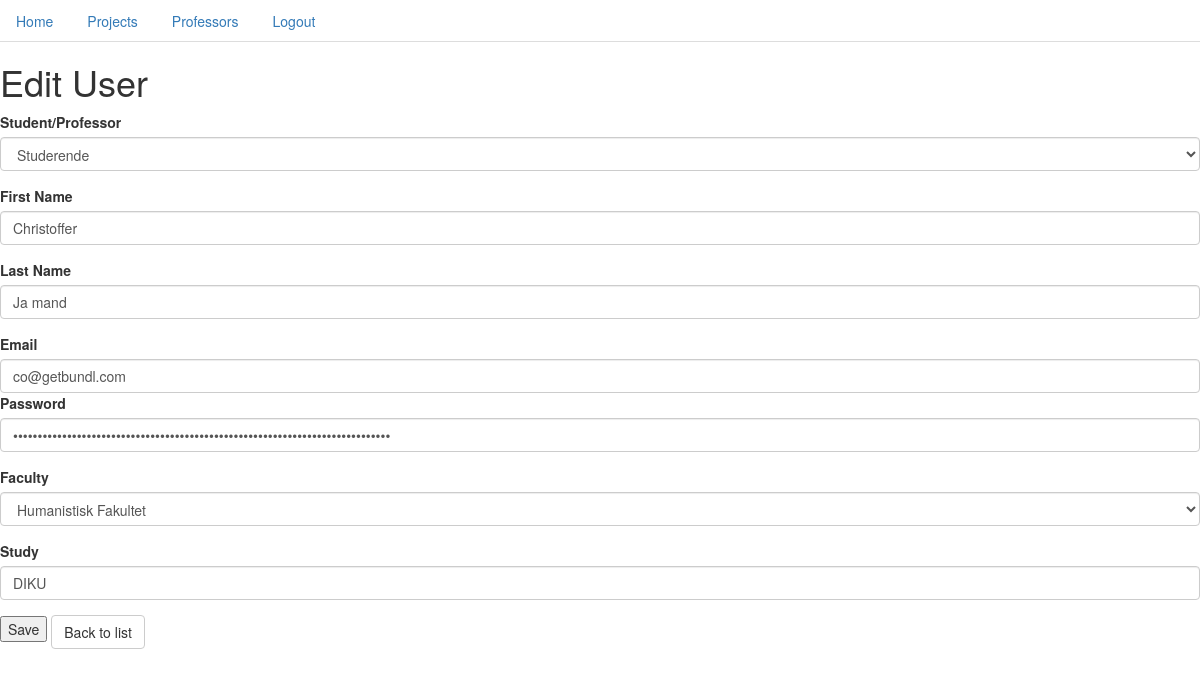
Page /users/edit/2/ on the committed database.
### users/models.py (models this page shows, shortened)
class User(AbstractBaseUser):
    HUMANISTISK = 'HU'
    JURIDISK = 'JU'
    NATURVID = 'NV'
    SAMFUNDVID = 'SAV'
    SUNDHEDVID = 'SUV'
    TEOLOGISK = 'TE'
    FACULTY_CHOICES = (
        (HUMANISTISK, 'Humanistisk Fakultet'),
        (JURIDISK, 'Juridisk Fakultet'),
        (NATURVID, 'Naturvidenskabelige Fakultet'),
        (SAMFUNDVID, 'Samfundsvidenskabelige Fakultet'),
        (SUNDHEDVID, 'Sundhedsvidenskabelige Fakultet'),
        (TEOLOGISK, 'Teologiske Fakultet'),
    )
    STUDERENDE = 'S'
    PROFESSOR = 'P'
    ROLES_CHOICES = (
        (STUDERENDE, 'Studerende'),
        (PROFESSOR, 'Professor'),
    )
    roles = models.CharField(
        max_length = 3,
        choices = ROLES_CHOICES,
        default = STUDERENDE,
    )
    faculty = models.CharField(
        max_length = 3,
        choices = FACULTY_CHOICES,
        default = HUMANISTISK,
    )
    first_name = models.CharField(max_length=128)
    last_name = models.CharField(max_length=128)
    email = models.EmailField(unique=True)
    study = models.CharField(max_length=128)
    objects = UserManager()
    USERNAME_FIELD = 'email'
    REQUEIRED_FIELDS = ['first_name', 'last_name', 'faculty', 'study', 'roles']

### users/views.py (the view)
# urls.py: url(r'^edit/(?P<pk>\d+)/$', users.views.UpdateUserView.as_view(), name="user_edit"),
class UpdateUserView(UpdateView):
    model = User
    form_class = UserForm
    template_name = "create_user.html"

### users/forms.py
class UserForm(forms.ModelForm):
    class Meta:
        model = User
        fields = [
            'first_name',
            'last_name',
            'email',
            'password',
            'faculty' ,
            'study',
            'roles',
        ]

### users/templates/create_user.html (shortened to what this page needs)
{% extends "base.html" %}
{% block content %}
{% if user.id %}
  <h1>Edit User</h1>
  <form action="{% url "users:user_edit" pk=user.id %}" method="POST">
{% else %}
  <h1>Add User</h1>
  <form action="{% url "users:create_user" %}" method="POST">
{% endif %}
  <div class="form-group">
    <label for="roles">Student/Professor</label>
    <select class="form-control" id="roles" name="{{ form.roles.html_name }}">
      <option value="S">Studerende</option>
    </select>
  </div>
  <div class="form-group">
    <label for="first_name">First Name</label>
    <input type="text" class="form-control" id="first_name" placeholder="First name"
           name="{{ form.first_name.html_name }}"
           {% if form.first_name.value %} value="{{ form.first_name.value }}" {% endif %}>
  </div>
  <div class="form-group">
    <label for="last_name">Last Name</label>
    <input type="text" class="form-control" id="last_name" placeholder="Last name"
           name="{{ form.last_name.html_name }}"
           {% if form.last_name.value %} value="{{ form.last_name.value }}" {% endif %}>
  </div>
  <div class="form-group">
    <label for="email">Email</label>
    <input type="text" class="form-control" id="email" placeholder="Email"
           name="{{ form.email.html_name }}"
           {% if form.email.value %} value="{{ form.email.value }}" {% endif %}>
  <div class="form-group">
    <label for="password">Password</label>
    <input type="password" class="form-control" id="password" placeholder="Password"
           name="{{ form.password.html_name }}"
           {% if form.password.value %} value="{{ form.password.value }}" {% endif %}>
  </div>
  <div class="form-group">
    <label for="faculty">Faculty</label>
    <select class="form-control" id="faculty" name="{{ form.faculty.html_name }}">
      <option value="HU">Humanistisk Fakultet</option>
    </select>
  </div>
  <div class="form-group">
    <label for="study"> Study</label>
    <input type="text" class="form-control" id="study" placeholder="Study"
           name="{{ form.study.html_name }}"
           {% if form.study.value %} value="{{ form.study.value }}" {% endif %}>
  </div>
  <input id="save_contact" type="submit" value="Save" />
</form>
<a class="btn btn-default" href="{% url 'users:user_list' %}" role="button">Back to list</a>
{% endblock %}

### rows in the picture
User: first_name "Christoffer", last_name "Ja mand", email "co@getbundl.com", study "DIKU"
